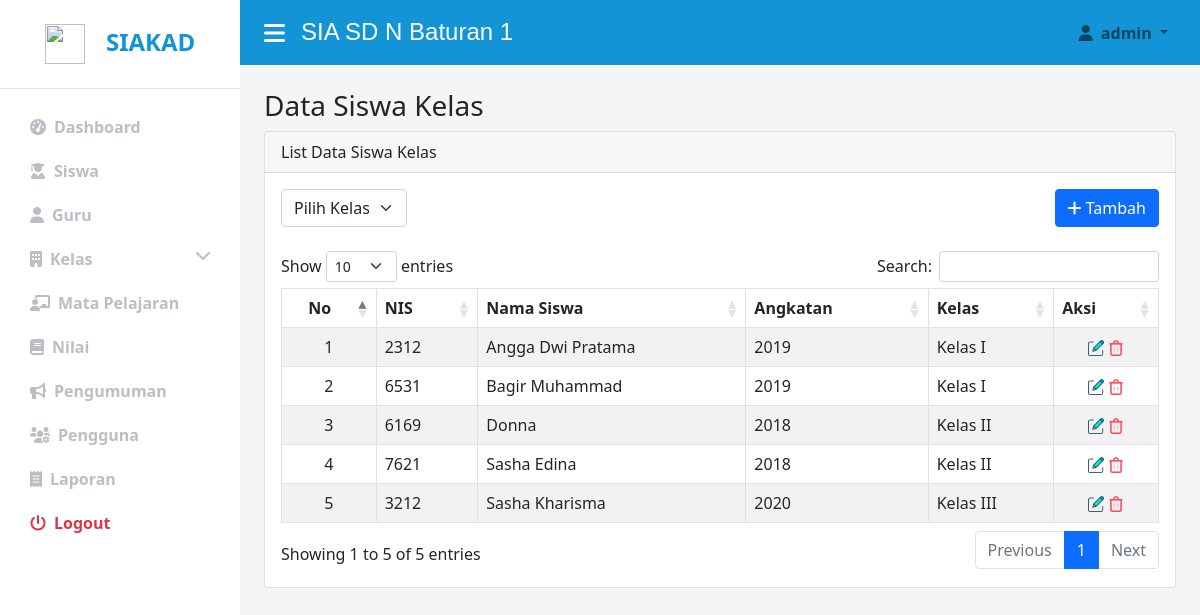
Page /admin/index.php?page=siswa_kelas (signed in) on the committed database.
### tables this page shows
CREATE TABLE `data_siswakelas` (
  `kd_dataSiswa` char(5) NOT NULL,
  `kd_kelas` char(5) NOT NULL,
  `kd_siswa` char(5) NOT NULL
);

CREATE TABLE `siswa` (
  `kd_siswa` char(5) NOT NULL,
  `nis` char(10) NOT NULL,
  `nama_siswa` varchar(30) NOT NULL,
  `jenkel` enum('Laki-laki','Perempuan') NOT NULL,
  `agama` varchar(8) NOT NULL,
  `tempat_lahir` varchar(20) NOT NULL,
  `tanggal_lahir` date NOT NULL,
  `alamat` text NOT NULL,
  `no_telp` varchar(15) NOT NULL,
  `angkatan` varchar(5) NOT NULL,
  `username` varchar(20) NOT NULL,
  `password` varchar(50) NOT NULL,
  `level` varchar(5) NOT NULL,
  `foto` varchar(50) NOT NULL
);

CREATE TABLE `kelas` (
  `kd_kelas` char(5) NOT NULL,
  `nama_kelas` varchar(10) NOT NULL,
  `tahun_ajaran` varchar(10) NOT NULL,
  `kd_guru` char(5) NOT NULL
);

### admin/Data_SiswaKelas/tampil_dataSiswa.php (the view, shortened to what this page needs)
<?php
	require'../connect.php';
?>
<div class="container-fluid px-4">
	<h3>Data Siswa Kelas</h3>
	<div class="col-lg-12">
		<div class="card rounded">
			<div class="card-header ">
				List Data Siswa Kelas
			</div>
			<div class="card-body">
				<div class="mb-2 row">
                <div class="col-md-2">
                    <select class="form-select" id="namaKelas" aria-label="Default select example" required>
                        <option selected value="">Pilih Kelas</option>
                    </select>
                </div>
                <div class="col-md-8"></div>
                <div class="col-md-2" >
                <?php if ($_SESSION['level']=="Admin") : ?>
                <a href="?page=tambah_siswa_kelas" class="btn btn-primary" style="color: #fff; float: right; text-decoration: none; ">   <i class="fa fa-plus"></i> Tambah</a>
                </div>
           		<?php endif ?>
                </div>
				<div class="table-responsive">
					<div class="overflow-auto">
						<table class="table table-striped table-bordered table-hover display nowrap" id="data-table" width="100%" >
							<thead>
								<tr>
									<th class="text-center">No</th>
									<th>NIS</th>
									<th>Nama Siswa</th>
									<th>Angkatan</th>
									<th>Kelas</th>
									<?php if ($_SESSION['level']=="Admin") : ?>
									<th width="70">Aksi</th>
									<?php endif; ?>
								</tr>
							</thead>
							<tbody>
								<?php
								$no=1;
								$query=mysqli_query($koneksi, "SELECT * FROM data_siswakelas
									INNER JOIN kelas ON data_siswakelas.kd_kelas=kelas.kd_kelas
									INNER JOIN siswa ON data_siswakelas.kd_siswa=siswa.kd_siswa")or die(mysqli_error($koneksi));
								while($data=mysqli_fetch_array($query)):
									?>
									<tr>
										<td class="text-center"><?= $no++; ?></td>
										<td><?= $data['nis']; ?></td>
										<td><?= $data['nama_siswa']; ?></td>
										<td><?= $data['angkatan']; ?></td>
										<td><?= $data['nama_kelas']; ?></td>
										<?php if ($_SESSION['level']=="Admin") : ?>
										<td style="text-align:center">
											<a href="?page=edit_siswa_kelas&kd_dataSiswa=<?php echo $data['kd_dataSiswa']; ?>" class="link"><img name="pencil" src="../assets/img/action/edit.png"></a>
											<a href="#hapus" data-href="index.php?page=hapus_siswa_kelas&kd_dataSiswa=<?php echo $data['kd_dataSiswa']; ?>" data-bs-toggle="modal" data-target="#hapus"  class="link"><img name="delete" src="../assets/img/action/delete.png"></a>
										</td>
										<?php endif ?>
									</tr>
								<?php endwhile; ?>
							</tbody>
						</table>
					</div>
				</div>
			</div>
		</div>
	</div>

### assets/css/style.css (style rules this page uses)
:root { --main-text-color:#1394D7; --second-text-color: #bbbec5; --second-bg-color: #f5f5f5; }
.card-body { min-height: 200px; }

### rows in the picture
data_siswakelas: kd_siswa.nis "2312", kd_siswa.nama_siswa "Angga Dwi Pratama", kd_siswa.angkatan "2019", kd_kelas.nama_kelas "Kelas I"
data_siswakelas: kd_siswa.nis "6531", kd_siswa.nama_siswa "Bagir Muhammad", kd_siswa.angkatan "2019", kd_kelas.nama_kelas "Kelas I"
data_siswakelas: kd_siswa.nis "6169", kd_siswa.nama_siswa "Donna", kd_siswa.angkatan "2018", kd_kelas.nama_kelas "Kelas II"
data_siswakelas: kd_siswa.nis "7621", kd_siswa.nama_siswa "Sasha Edina", kd_siswa.angkatan "2018", kd_kelas.nama_kelas "Kelas II"
data_siswakelas: kd_siswa.nis "3212", kd_siswa.nama_siswa "Sasha Kharisma", kd_siswa.angkatan "2020", kd_kelas.nama_kelas "Kelas III"

### other values in the picture
$_SESSION['username'] "admin"
